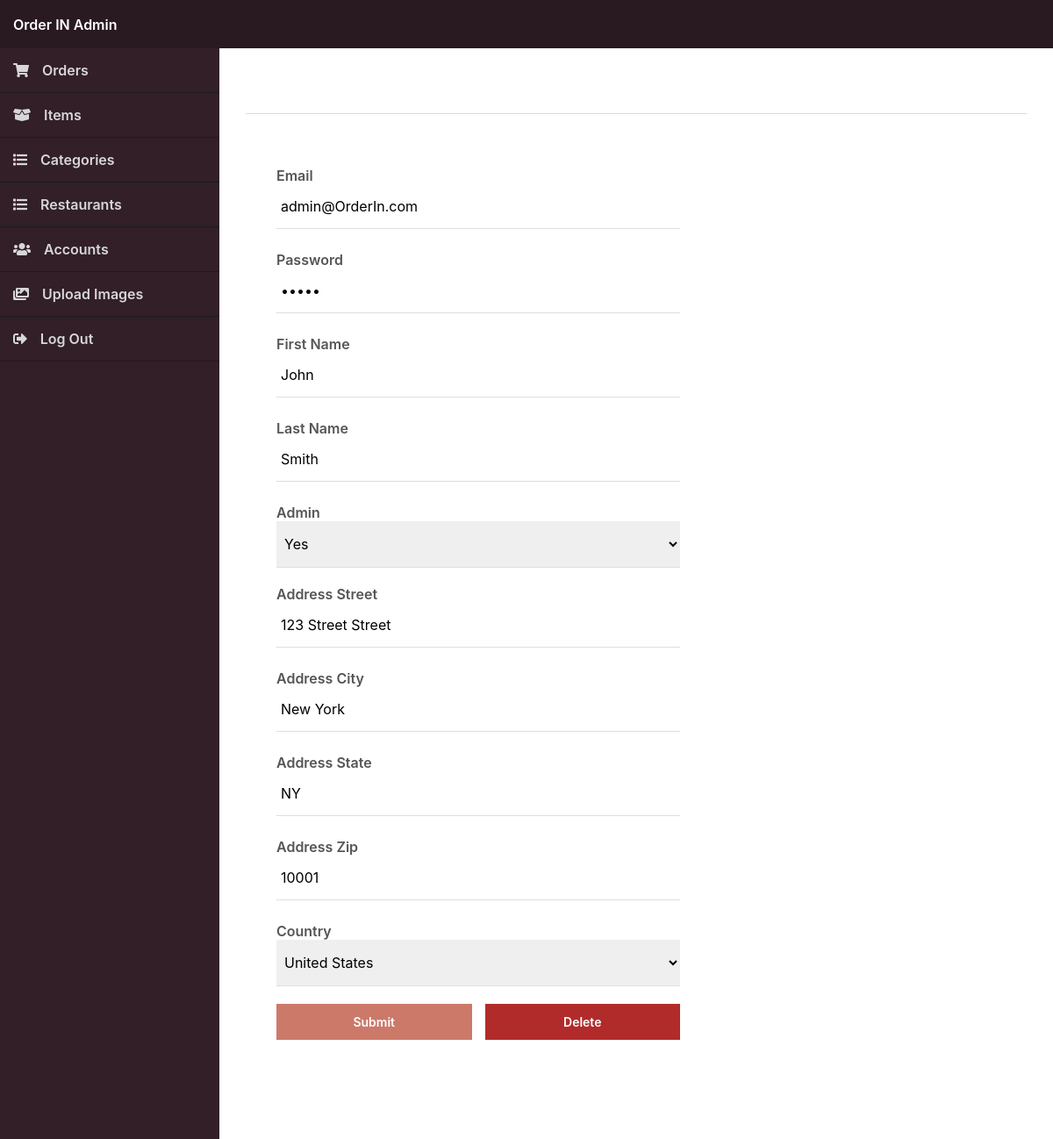
The app's page /admin/index.php?page=account&id=1 (signed in) with its own data.
### tables this page shows
CREATE TABLE IF NOT EXISTS `accounts` (
`id` int(11) NOT NULL,
  `email` varchar(255) NOT NULL,
  `password` varchar(255) NOT NULL,
  `first_name` varchar(100) NOT NULL,
  `last_name` varchar(100) NOT NULL,
  `address_street` varchar(255) NOT NULL,
  `address_city` varchar(100) NOT NULL,
  `address_state` varchar(100) NOT NULL,
  `address_zip` varchar(50) NOT NULL,
  `address_country` varchar(100) NOT NULL,
  `admin` tinyint(1) NOT NULL DEFAULT '0'
);

### admin/index.php (called while the page is built, shortened)
<?php
include '../functions.php';
$page = isset($_GET['page']) && file_exists($_GET['page'] . '.php') ? $_GET['page'] : 'orders';
include $page . '.php';
?>

### admin/account.php (the view, shortened to what this page needs)
<?php
$account = array(
    'email' => '',
    'password' => '',
    'first_name' => '',
    'last_name' => '',
    'address_street' => '',
    'address_city' => '',
    'address_state' => '',
    'address_zip' => '',
    'address_country' => '',
    'admin' => 'No'
);
if (isset($_GET['id'])) {
    $page = 'Edit';
    $stmt = $pdo->prepare('SELECT * FROM accounts WHERE id = ?');
    $stmt->execute([ $_GET['id'] ]);
    $account = $stmt->fetch(PDO::FETCH_ASSOC);
}
?>
<?=template_admin_header($page . ' Account')?>
<h2><?=$page?> Account</h2>
<div class="content-block">
    <form action="" method="post" class="form responsive-width-100">
        <label for="email">Email</label>
        <input type="email" name="email" placeholder="Email" value="<?=$account['email']?>" required>
        <label for="password">Password</label>
        <input type="password" name="password" placeholder="Password" value="<?=$account['password']?>" required>
        <label for="first_name">First Name</label>
        <input type="text" name="first_name" placeholder="Joe" value="<?=$account['first_name']?>">
        <label for="last_name">Last Name</label>
        <input type="text" name="last_name" placeholder="Bloggs" value="<?=$account['last_name']?>">
        <label for="admin">Admin</label>
        <select name="admin" required>
            <option value="1"<?=$account['admin']==1?' selected':''?>>Yes</option>
        </select>
        <br>
        <label for="address_street">Address Street</label>
        <input type="text" name="address_street" placeholder="24 High Street" value="<?=$account['address_street']?>">
        <label for="address_city">Address City</label>
        <input type="text" name="address_city" placeholder="New York" value="<?=$account['address_city']?>">
        <label for="address_state">Address State</label>
        <input type="text" name="address_state" placeholder="NY" value="<?=$account['address_state']?>">
        <label for="address_zip">Address Zip</label>
        <input type="text" name="address_zip" placeholder="10001" value="<?=$account['address_zip']?>">
        <label for="address_country">Country</label>
        <select name="address_country" required>
            <?php foreach($countries as $country): ?>
            <option value="<?=$country?>"<?=$country==$account['address_country']?' selected':''?>><?=$country?></option>
            <?php endforeach; ?>
        </select>
        <br>
        <div class="submit-btns">
            <input type="submit" name="submit" value="Submit">
            <?php if ($page == 'Edit'): ?>
            <input type="submit" name="delete" value="Delete" class="delete">
            <?php endif; ?>
        </div>
    </form>
</div>
<?=template_admin_footer()?>

### admin/admin.css (style rules this page uses)
* { box-sizing: border-box; font-family: -apple-system, BlinkMacSystemFont, "segoe ui", roboto, oxygen, ubuntu, cantarell, "fira sans", "droid sans", "helvetica neue", Arial, sans-serif; font-size: 16px; -webkit-font-smoothing: antialiased; -moz-osx-font-smoothing: grayscale; }
html { height: 100%; }
body { position: relative; min-height: 100%; color: #555555; background-image: url(../imgs/background.jpg); background-size: cover; margin: 0; }
h1, h2, h3, h4, h5 { color: white; margin: 0; padding: 0; }
main h2 { font-size: 20px; padding-bottom: 20px; border-bottom: 1px solid #dbdbdd; }
main .content-block { background-color: #fff; margin-top: 25px; padding: 15px; }
main .form { display: flex; flex-flow: column; width: 500px; padding: 20px; }
main .form input, main .form textarea, main .form select { width: 100%; padding: 15px 5px; margin-bottom: 25px; border: 0; border-bottom: 1px solid #dedee0; }
main .form input[type="submit"] { background: #CC796A; border: 0; color: #FFFFFF; width: 50%; padding: 12px 0; font-size: 14px; font-weight: 600; cursor: pointer; }
main .form label { display: block; font-weight: 600; }
main .form select { margin-bottom: 0; }
main .form div { margin-bottom: 25px; }
main .form .submit-btns { display: flex; }
main .form .submit-btns input:first-child { margin-right: 15px; }
main .form .submit-btns .delete { background-color: #b22b2b; }

### records on screen
accounts: email "admin@OrderIn.com", first_name "John", last_name "Smith", admin "Yes", address_street "123 Street Street", address_city "New York", address_state "NY", address_zip "10001", address_country "United States"
